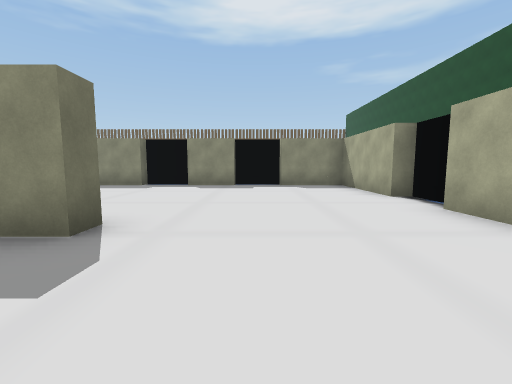
view 1 (above)

16 first-person views from a walk through a 3-D level made in the Unity game engine. The camera is 1.3 m above the floor, tilts 6° down and sees 90° across. The floor is counted in squares, 2 m on a side. Each view is taken from the middle of a square. On the plan, view 1 faces up. The plan holds only what a view shows up to about 9 squares ahead; the rest is blank. The place goes on beyond the plan. Door leaves are left out, so doorways stand open.

view 2
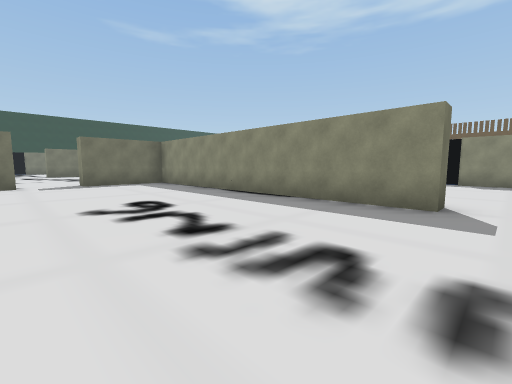

view 3
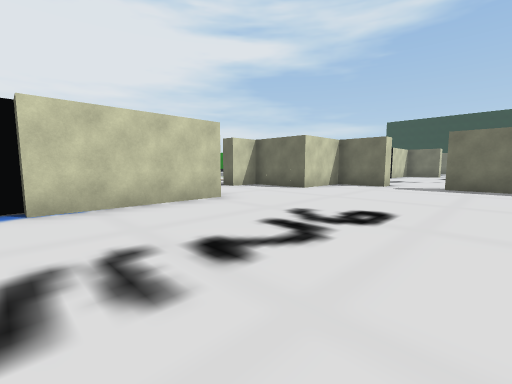

view 4
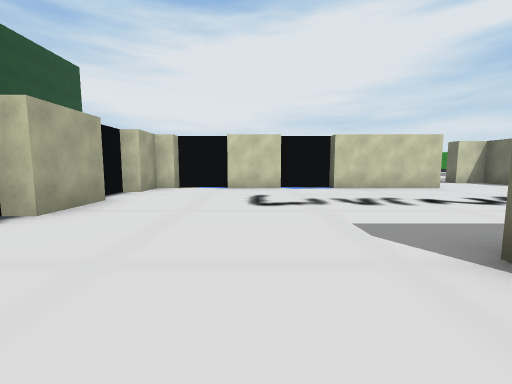

view 5
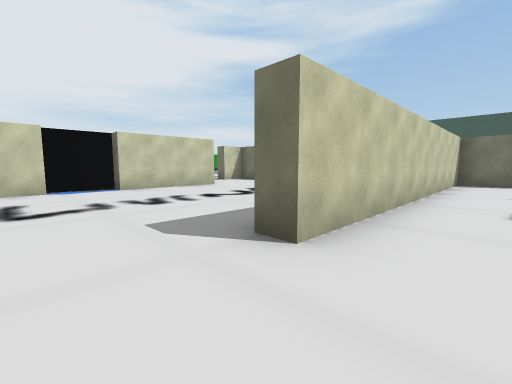

view 6
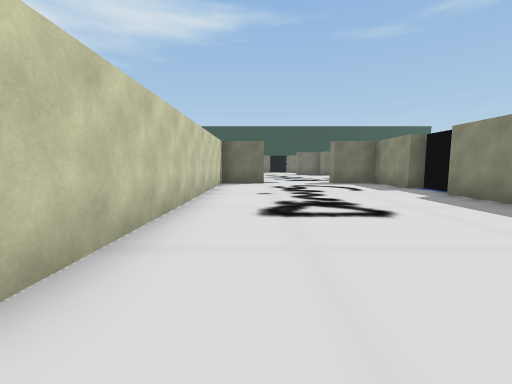

view 7
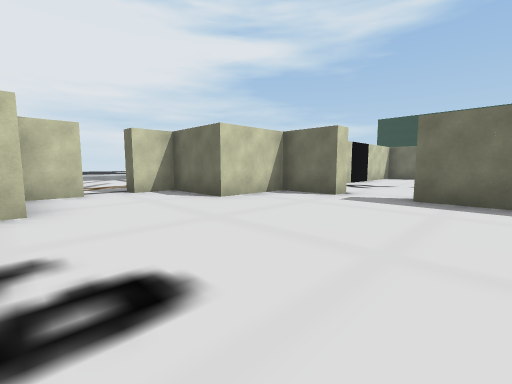

view 8
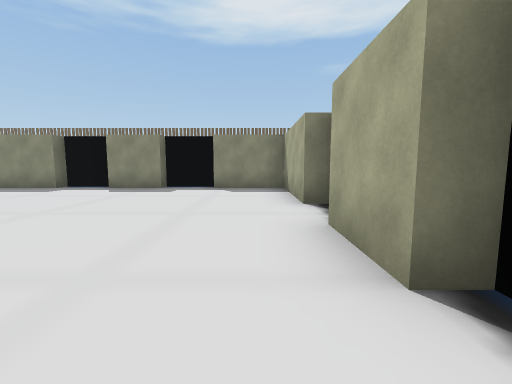

view 9
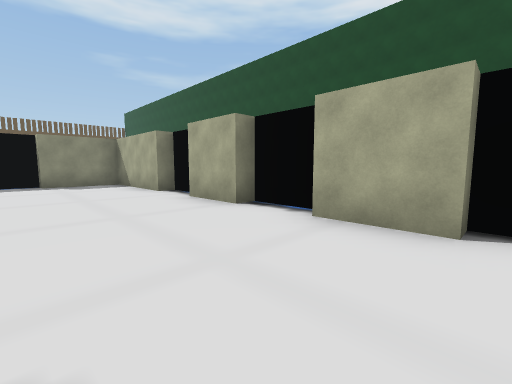

view 10
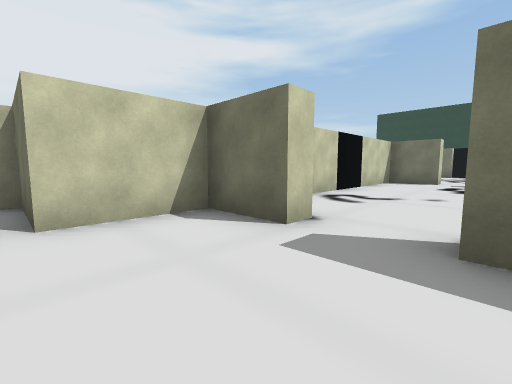

view 11
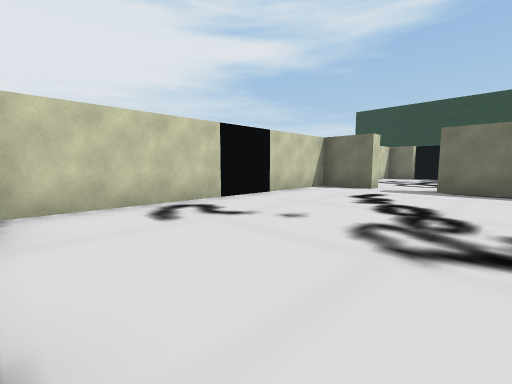

view 12
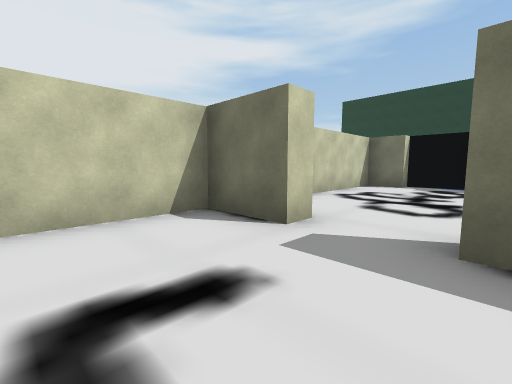

view 13
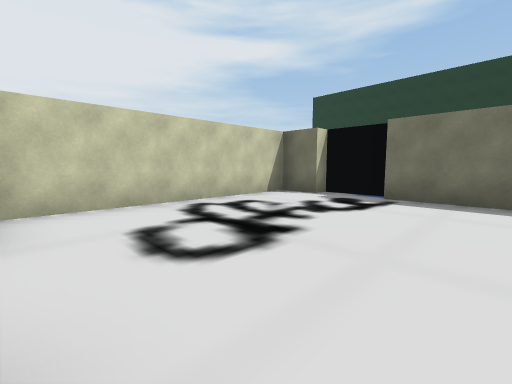

view 14
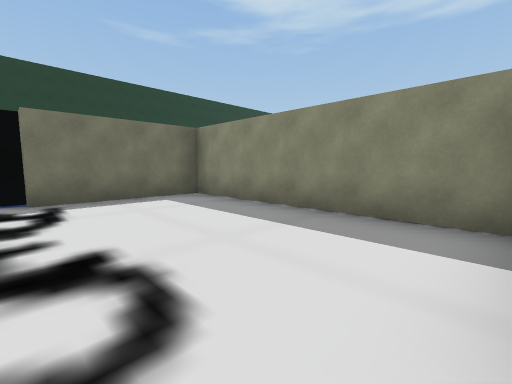

view 15
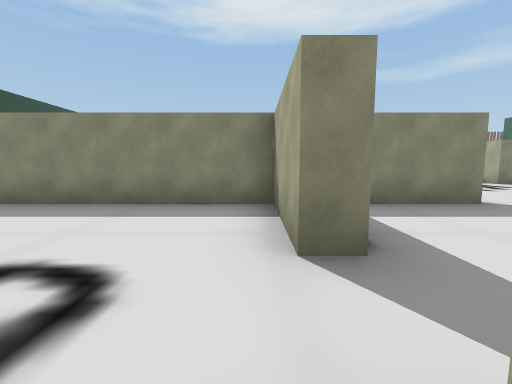

view 16
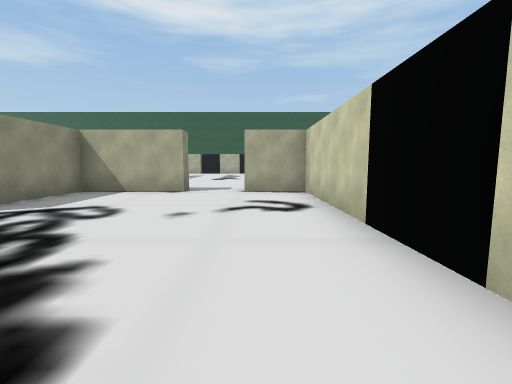

### Floor plan
Points are (right, up) in squares from view 1. A wall is a line through its corners. A room is listed if a view was taken in it or the views show most of it. See-through windows are left out.
Room 1 (views 1, 2, 3, 4, 5, 6, 7, 8, 9, 10)
walls: (-2.1, 8.7) (-3.7, 8.7) (-3.7, 8.3) (-6.8, 8.3); (-4.5, -3.2) (-2.2, -3.2) (-2.2, -3.7) (-0.8, -3.7); (-10.2, 4) (-10.2, 2.8) (-1.7, 2.8) (-1.7, 2.3) (-9.5, 2.3); (-10.2, 1.6) (-10.2, 0.8); (-7.2, 8.7) (-8.2, 8.7); (-8.2, 8.3) (-10.1, 8.3); (2.8, 2.3) (2.8, 3.9); (-0.8, -3.2) (0.9, -3.2); (2.8, 5.3) (2.8, 8.4); (-10.1, 6.8) (-10.8, 6.8); (3.3, 4.4) (3.3, 5.3); (2.8, -0.7) (2.8, 0.8); (-10.7, -1.7) (-10.2, -1.7) (-10.2, -3.2) (-8.4, -3.2); (2.4, 8.3) (0.8, 8.3) (0.8, 8.7) (-0.7, 8.7) (-0.7, 8.3) (-2.2, 8.3)
ways out: opening at (-10, -0.5) to room 2; opening at (-10, 5.5); opening at (2.5, -2.5); open door at (-6.7, -5.3)
objects: block (-10, 0); block (-8, -5) to (-8, -4)
Room 2 (views 11, 12, 16)
walls: (-15.1, 2.3) (-17.1, 2.3); (-10.7, 0.8) (-10.7, 2.3) (-12.8, 2.3); (-18.2, -1.7) (-18.2, -3.2) (-10.7, -3.2) (-10.7, -1.7)
ways out: opening at (-10, -0.5) to room 1; opening at (-18, -0.5) to room 3; opening at (-14.5, 2)
objects: block (-18, 0)
Room 3 (views 13, 14, 15)
walls: (-18.8, -1.7) (-18.2, -1.7); (-18.7, 0.8) (-18.7, 2.3) (-24.2, 2.3) (-24.2, -0.7) (-24.7, -0.7) (-24.7, -2.2); (-23.2, -3.2) (-18.9, -3.2)
ways out: opening at (-18, -0.5) to room 2

Where each view was taken, in squares from view 1:
view 1: 0 up, 0 right, facing up
view 2: 2 down, 1 left, facing up-left
view 3: 1 up, 2 left, facing down-left
view 4: 4 up, 0 right, facing down
view 5: 4 up, 0 right, facing down-left
view 6: 4 up, 1 left, facing left
view 7: 1 up, 5 left, facing down-left
view 8: 1 up, 2 right, facing up
view 9: 1 down, 0 right, facing up-right
view 10: 0 up, 8 left, facing down-left
view 11: 1 up, 11 left, facing down-left
view 12: 0 up, 16 left, facing down-left
view 13: 1 up, 19 left, facing down-left
view 14: 1 down, 19 left, facing up-left
view 15: 2 down, 19 left, facing up
view 16: 2 down, 17 left, facing right
